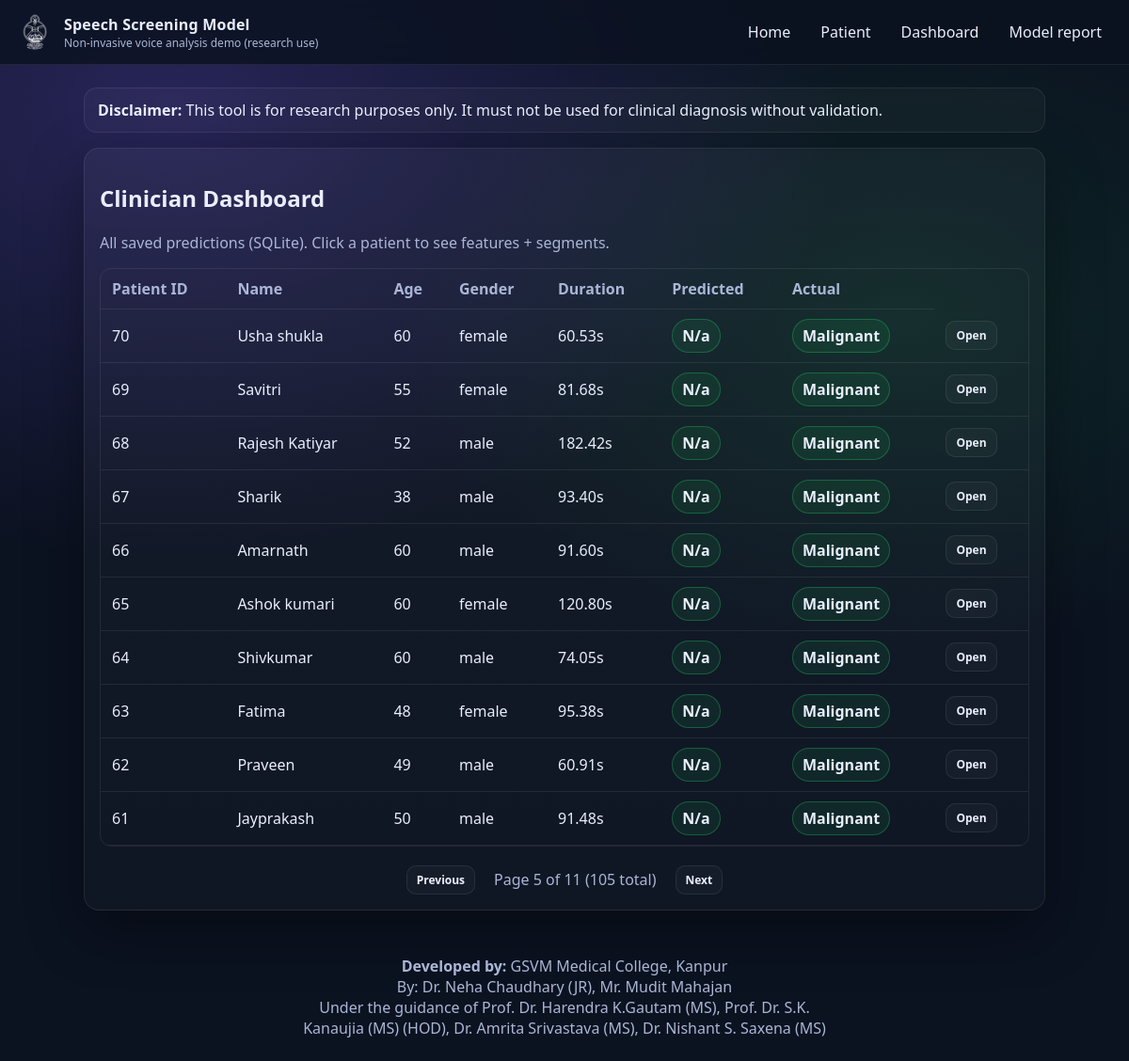
Page /dashboard?page=5 on the committed database.
### app/models_db.py (models this page shows)
class Patients(SQLModel, table=True):
    id: Optional[int] = Field(default=None, primary_key = True)
    name: str
    age: int
    gender: str  # "male" / "female"
    created_at: datetime = Field(default_factory=datetime.now)
    audio_path: str
    duration_sec: float
    actual_label: Optional[str] = None
    predicted_label: Optional[str] = None
    predicted_proba_json: Optional[str] = None
    segments: list["SegmentPredictions"] = Relationship(back_populates = "patient")

### app/main.py (the view)
@app.get("/dashboard", response_class=HTMLResponse)
def dashboard(request: Request, page: int = 1, session: Session = Depends(get_session)):
    per_page = 10
    offset = (page - 1) * per_page
    total_count = session.exec(select(Patients)).all()
    total_pages = (len(total_count) + per_page - 1) // per_page
    rows = session.exec(
        select(Patients)
        .order_by(Patients.created_at.desc())
        .offset(offset)
        .limit(per_page)
        ).all()
    label_map = {
        "0": "Benign",
        "1": "Malignant",
        "2": "Normal",
    }
    mapped_rows = []
    for row in rows:
        predicted_label_display = label_map.get(
            row.predicted_label,
            row.predicted_label.capitalize() if row.predicted_label else 'N/A'
        )
        if predicted_label_display not in label_map:
            predicted_label_display = predicted_label_display.capitalize()
        actual_display = None
        if row.actual_label:
            actual_display = label_map.get(row.actual_label, row.actual_label.capitalize())
        mapped_rows.append({
            "id": row.id,
            "name": row.name,
            "age": row.age,
            "gender": row.gender,
            "duration_sec": row.duration_sec,
            "predicted_label": predicted_label_display,
            "actual_label": actual_display,
        })
    return templates.TemplateResponse("dashboard.html",
        {
            "request": request,
            "rows": mapped_rows,
            "page": page,
            "total_pages": total_pages,
            "total_count": len(total_count),
        },
    )

### app/templates/dashboard.html
{% extends "base.html" %}
{% block content %}
<section class="card">
  <h2>Clinician Dashboard</h2>
  <p class="muted">All saved predictions (SQLite). Click a patient to see features + segments.</p>
  <div class="tableWrap">
    <table class="table">
      <thead>
        <tr>
          <th>Patient ID</th><th>Name</th><th>Age</th><th>Gender</th><th>Duration</th><th>Predicted</th><th>Actual</th>
        </tr>
      </thead>
      <tbody>
      {% for r in rows %}
        <tr>
          <td>{{ r.id }}</td>
          <td>{{ r.name }}</td>
          <td>{{ r.age }}</td>
          <td>{{ r.gender }}</td>
          <td>{{ "%.2f"|format(r.duration_sec) }}s</td>
          <td><span class="tag">{{ r.predicted_label }}</span></td>
          <td>
            {% if r.actual_label %}
              <span class="tag">{{ r.actual_label }}</span>
            {% else %}
              <span class="tag" style="opacity: 0.5;">Not Set</span>
            {% endif %}
          </td>
          <td><a class="btn small" href="/dashboard/patient/{{ r.id }}">Open</a></td>
        </tr>
      {% endfor %}
      </tbody>
    </table>
  </div>
  {% if total_pages > 1 %}
  <div style="margin-top: 20px; display: flex; justify-content: center; align-items: center; gap: 10px;">
    {% if page > 1 %}
      <a href="/dashboard?page={{ page - 1 }}" class="btn small">Previous</a>
    {% else %}
      <span class="btn small" style="opacity: 0.5; cursor: not-allowed;">Previous</span>
    {% endif %}
    <span class="muted" style="padding: 0 10px;">
      Page {{ page }} of {{ total_pages }} ({{ total_count }} total)
    </span>
    {% if page < total_pages %}
      <a href="/dashboard?page={{ page + 1 }}" class="btn small">Next</a>
    {% else %}
      <span class="btn small" style="opacity: 0.5; cursor: not-allowed;">Next</span>
    {% endif %}
  </div>
  {% endif %}
</section>
{% endblock %}

### app/static/app.css (style rules this page uses)
:root { --bg:#0b1220; --card:#111a2b; --soft:#0e1729; --text:#e9eefc; --muted:#aab6d6; --accent:#7c5cff; --accent2:#22c55e; --line:rgba(255,255,255,0.08); }
* { box-sizing:border-box }
body { margin:0; font-family: ui-sans-serif, system-ui, -apple-system, Segoe UI, Roboto; background: radial-gradient(1200px 800px at 15% 10%, rgba(124,92,255,0.25), transparent 60%), radial-gradient(900px 600px at 80% 30%, rgba(34,197,94,0.12), transparent 60%), var(--bg); color:var(--text); }
a { color:var(--text); text-decoration:none }
.card { background: linear-gradient(180deg, rgba(255,255,255,0.04), rgba(255,255,255,0.02)); border:1px solid var(--line); border-radius:16px; padding:16px; box-shadow: 0 20px 60px rgba(0,0,0,0.35); }
.muted { color:var(--muted) }
.btn { display:inline-flex; align-items:center; justify-content:center; gap:8px; padding:10px 12px; border-radius:12px; border:1px solid var(--line); background:rgba(255,255,255,0.03); color: var(--text); cursor:pointer; font-weight: 600; }
.btn.small { padding:6px 10px; border-radius:10px; font-size:12px }
.tag { display:inline-flex; padding:6px 10px; border-radius:999px; border:1px solid rgba(34,197,94,0.35); background:rgba(34,197,94,0.10); font-weight:800; }
.tableWrap { overflow:auto; border-radius:12px; border:1px solid var(--line) }
.table { width:100%; border-collapse:collapse; min-width:700px }
.table th,.table td { padding:10px 12px; border-bottom:1px solid var(--line); text-align:left; }
.table th { color:var(--muted); font-weight:700 }

### rows in the picture
Patients: id "70", name "Usha shukla", age "60", gender "female", duration_sec "60.53", predicted_label "N/a", actual_label "Malignant"
Patients: id "69", name "Savitri", age "55", gender "female", duration_sec "81.68", predicted_label "N/a", actual_label "Malignant"
Patients: id "68", name "Rajesh Katiyar", age "52", gender "male", duration_sec "182.42", predicted_label "N/a", actual_label "Malignant"
Patients: id "67", name "Sharik", age "38", gender "male", duration_sec "93.40", predicted_label "N/a", actual_label "Malignant"
Patients: id "66", name "Amarnath", age "60", gender "male", duration_sec "91.60", predicted_label "N/a", actual_label "Malignant"
Patients: id "65", name "Ashok kumari", age "60", gender "female", duration_sec "120.80", predicted_label "N/a", actual_label "Malignant"
Patients: id "64", name "Shivkumar", age "60", gender "male", duration_sec "74.05", predicted_label "N/a", actual_label "Malignant"
Patients: id "63", name "Fatima", age "48", gender "female", duration_sec "95.38", predicted_label "N/a", actual_label "Malignant"
Patients: id "62", name "Praveen", age "49", gender "male", duration_sec "60.91", predicted_label "N/a", actual_label "Malignant"
Patients: id "61", name "Jayprakash", age "50", gender "male", duration_sec "91.48", predicted_label "N/a", actual_label "Malignant"

### other values in the picture
{{ page }} "5"
{{ total_pages }} "11"
{{ total_count }} "105"
